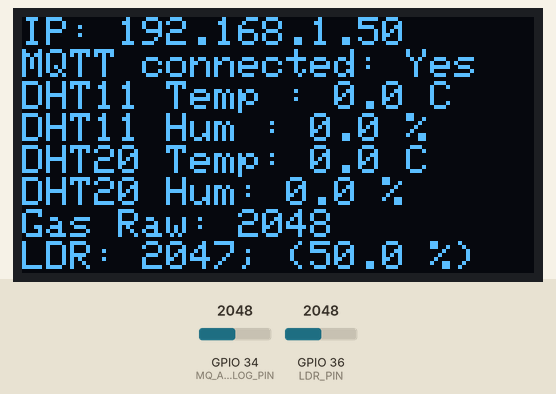
Recording of a program running on a simulated ESP32. Shown: 128×64 one-colour display. Inputs (shaded band) come from the test bench; at power-on: GPIO 34 (MQ_ANALOG_PIN) = 2048, GPIO 36 (LDR_PIN) = 2048. WiFi joins after 1.5 s; servers stay silent unless stated; no MQTT or app messages arrive unless stated; not simulated (calls return 0 or success): secrets.h; what the program prints to the serial monitor is not drawn.

Above: at 2.7 s.
2.8 s: GPIO 34 (MQ_ANALOG_PIN) set to 2866
At 4.0 s:
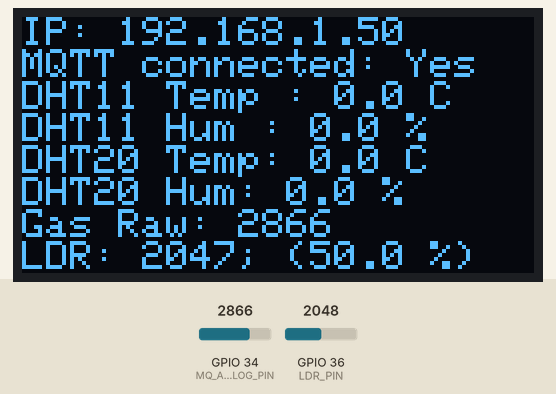
4.3 s: GPIO 36 (LDR_PIN) set to 2866
At 4.8 s:
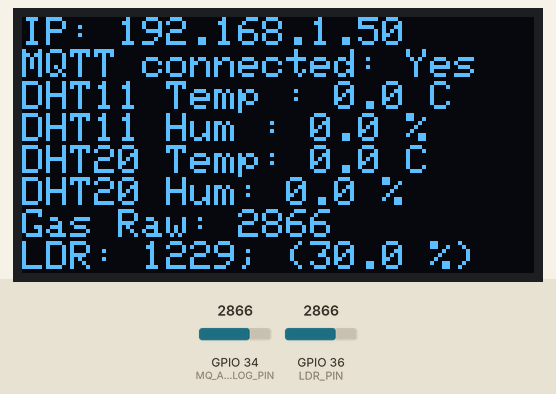
5.8 s: GPIO 34 (MQ_ANALOG_PIN) set to 3603
At 6.4 s:
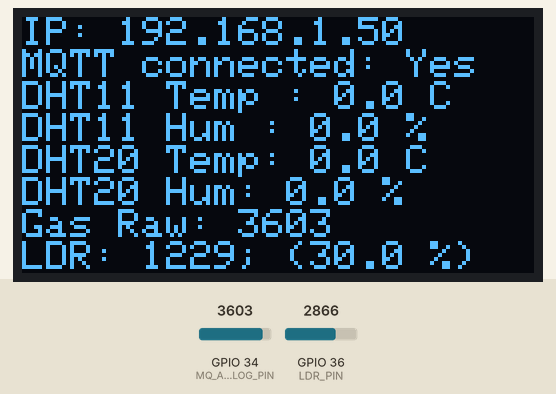
7.4 s: GPIO 36 (LDR_PIN) set to 3603
At 8.4 s:
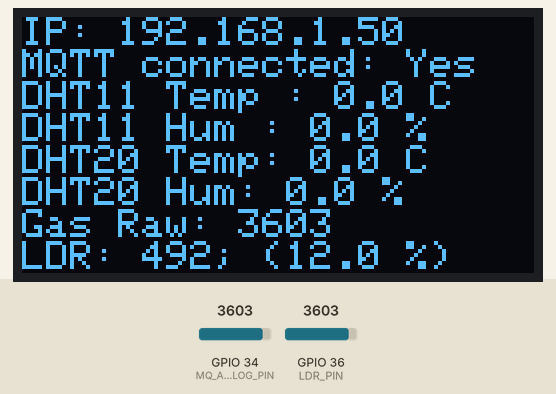
8.9 s: GPIO 34 (MQ_ANALOG_PIN) set to 4095
At 10.0 s:
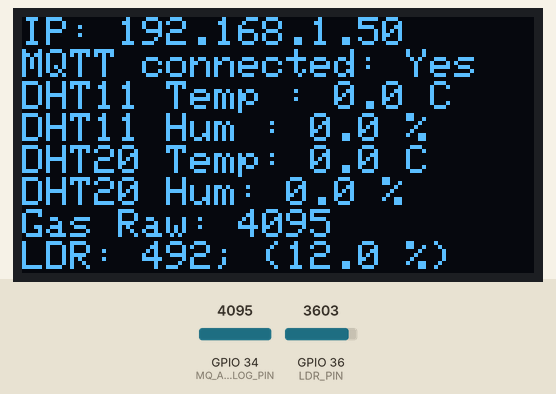
10.5 s: GPIO 36 (LDR_PIN) set to 4095
At 11.6 s:
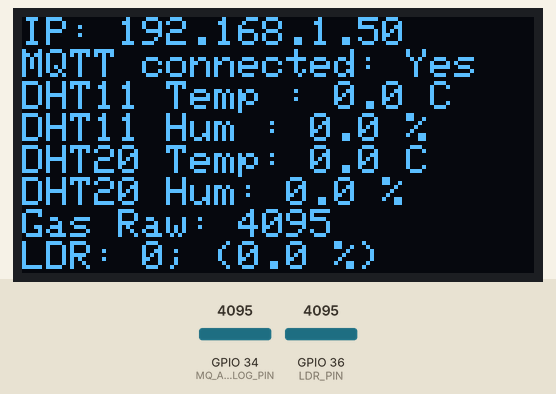
Timing chart, 0 to 13.1 s (numbered marks = the images above; inputs shaded):
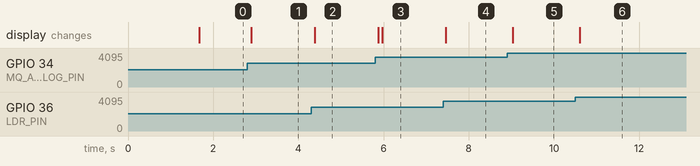

The program:

main.cpp
```cpp
#include <Arduino.h>
#include "display/oled_display.h"
#include <sensor/sensor.h>
#include <Wire.h>
#include "mqtt/mqtt.h"

short iteration_cycles = 0;
short mqtt_publish_cycles = 25;

void test() {
    // scan for i2c devices
    Serial.begin(115200);
    Wire.begin(21,22);

    Serial.println("Scan...");

    // trying all possible i2c addresses (1-127)
    for (byte addr=1; addr<127; addr++)
    {
        Wire.beginTransmission(addr);

        // if endTransmission returns 0, it means a device is present at that address
        if (Wire.endTransmission()==0)
        {
            Serial.print("Found: 0x");
            Serial.println(addr,HEX);
        }
    }
}

void setup() {
    // put your setup code here, to run once:
    // baudrate = how fast does esp send data
    Serial.begin(115200);
    Serial.println("OK");

    // initialize everything
    display_init();
    all_sensors_init();
    mqtt_init();
}

void loop() {
    // put your main code here, to run repeatedly:
    display_clear();

    //testing for debugging purposes
    //test();

    // size of display text
    char final_text[192] = "";

    // all sensor data
    SensorData sensor_data = get_sensor_data();


    // func call to generate text
    build_text(final_text, sizeof(final_text), sensor_data);

    // show the entire text on the display
    display_print_text(final_text);
    display_update();

    // keep the mqtt connection alive
    mqtt_loop();

    // publish sensor data to mqtt every ... cycles
    if (iteration_cycles == mqtt_publish_cycles)
    {
        mqtt_publish_sensor_data(sensor_data);
        iteration_cycles = 0;
    }

    iteration_cycles++;
}
```

oled_display.h
```cpp
#pragma once
#include <sensor/sensor.h>

void display_init();
void display_clear();
void display_update();

void display_print_text(const char* text);
void build_text(char* buffer, size_t buffer_size, SensorData sensor_data);
```

dht11.h
```cpp
#pragma once

void dht11_init();

float dht11_get_temperature();
float dht11_get_humidity();
```

dht20.h
```cpp
#pragma once

void dht20_init();

float dht20_get_temperature();
float dht20_get_humidity();
```

ldr.h
```cpp
#pragma once

void ldr_init();
int ldr_read();
```

mq_gas_sensor.h
```cpp
#pragma once

void mq_gas_sensor_init();

float mq_gas_sensor_get_raw();
```

sensor.h
```cpp
#pragma once

struct SensorData {

    float dht11_temperature;
    float dht11_humidity;

    float dht20_temperature;
    float dht20_humidity;

    float gas_raw;

    float light;
};

void all_sensors_init();

SensorData get_sensor_data();
```

oled_display.cpp
```cpp
#include <Arduino.h>
#include <Wire.h>
#include <Adafruit_GFX.h>
#include <Adafruit_SSD1306.h>
#include "display/oled_display.h"
#include <mqtt/mqtt.h>

/* Display configuration */
#define SCREEN_WIDTH 128 // pixels
#define SCREEN_HEIGHT 64 // pixels

/*
* Create display object using I2C (Wire) interface
* I2C allows to connect to multiple devices with only 2 wires.
* -1 means no reset pin is used
*/
Adafruit_SSD1306 display(SCREEN_WIDTH, SCREEN_HEIGHT, &Wire, -1);

void display_init() {
    Serial.begin(115200);
    Wire.begin(21,22);
    /**
    * Initialize the OLED display at I2C address 0x3C
    * SSD1306_SWITCHCAPVCC enables internal charge pump
    */
    if(!display.begin(SSD1306_SWITCHCAPVCC, 0x3C)) {
    // if fails -> halt system and print error
    Serial.println("Display failed");
    while(true);
    }

    display.setTextSize(1);
    display.setTextColor(WHITE);
}

void display_clear() {
    display.clearDisplay();
}

void display_update() {
    display.display();
}

void display_print_text(const char* text) {
    display.setCursor(0, 0);
    display.print(text);
}

void build_text(char* buffer, size_t buffer_size, SensorData sensor_data) {
    // save text in static buffer, without exceeding its size
    snprintf(buffer, buffer_size,
        "IP: %s\n"
        "MQTT connected: %s\n"
        "DHT11 Temp : %.1f C\n"
        "DHT11 Hum : %.1f %%\n"
        "DHT20 Temp: %.1f C\n"
        "DHT20 Hum: %.1f %%\n"
        "Gas Raw: %.0f\n"
        "LDR: %.0f; (%.1f %%)\n",
        wifi_get_ip().toString().c_str(),
        mqtt_is_connected() ? "Yes" : "No",
        sensor_data.dht11_temperature,
        sensor_data.dht11_humidity,
        sensor_data.dht20_temperature,
        sensor_data.dht20_humidity * 100, // scale to percentage
        sensor_data.gas_raw,
        sensor_data.light,
        (sensor_data.light / 4095.0) * 100.0
        );
}
```

mqtt.cpp
```cpp
#include <Arduino.h>
#include <WiFi.h>
#include <PubSubClient.h>

#include "mqtt/mqtt.h"
#include <secrets.h>


// Wi-Fi credentials
const char* WIFI_SSID = WIFI_SSID_SECRET;
const char* WIFI_PASSWORD = WIFI_PASSWORD_SECRET;


// IP address of the MQTT broker running on the Ubuntu server
const char* MQTT_BROKER = "192.168.168.2";

// Default MQTT port
const int MQTT_PORT = 1883;


// WiFiClient handles the network connection between the ESP32 and the server.
// PubSubClient uses that connection to communicate using MQTT.
WiFiClient espClient;
PubSubClient mqttClient(espClient);


void mqtt_init()
{
    // Start the Wi-Fi connection
    WiFi.begin(WIFI_SSID, WIFI_PASSWORD);

    Serial.print("Connecting to Wi-Fi");

    // Wait until the ESP32 has successfully connected to the network
    while (WiFi.status() != WL_CONNECTED)
    {
        delay(500);
        Serial.print(".");
    }

    Serial.println();
    Serial.println("Wi-Fi connected");

    // Print the IP address assigned to the ESP32
    Serial.print("ESP32 IP: ");
    Serial.println(WiFi.localIP());


    // Tell the MQTT client where the MQTT broker is located
    mqttClient.setServer(MQTT_BROKER, MQTT_PORT);

    Serial.println("Connecting to MQTT broker...");


    // Keep trying until the ESP32 successfully connects to the broker
    while (!mqttClient.connected())
    {
        // "ESP32-Sensor" is the MQTT client ID.
        // The broker uses this ID to identify this connection.
        if (mqttClient.connect("ESP32-Sensor"))
        {
            Serial.println("MQTT connected");
        }
        else
        {
            // Print the MQTT error code if the connection failed
            Serial.print("MQTT connection failed, state: ");
            Serial.println(mqttClient.state());

            // Wait before trying again
            delay(1000);
        }
    }
}

void mqtt_loop()
{
    // Process incoming and outgoing MQTT communication.
    // This needs to be called regularly from the main loop().
    mqttClient.loop();
}

bool mqtt_is_connected()
{
    return mqttClient.connected();
}

IPAddress wifi_get_ip()
{
    return WiFi.localIP();
}

void mqtt_publish_sensor_data(const SensorData& data)
{
    // Publish all sensor data
    char payload[256];

    snprintf(
        payload,
        sizeof(payload),
        "{"
        "\"dht11_temperature\":%.2f,"
        "\"dht11_humidity\":%.2f,"
        "\"dht20_temperature\":%.2f,"
        "\"dht20_humidity\":%.2f,"
        "\"gas_raw\":%.2f,"
        "\"light\":%.2f"
        "}",
        data.dht11_temperature,
        data.dht11_humidity,
        data.dht20_temperature,
        data.dht20_humidity * 100,  // Convert to percentage
        data.gas_raw,
        data.light
    );

    mqttClient.publish(
        "iot/test/sensors",
        payload
    );
}
```

mqtt.h
```cpp
#pragma once
#include <sensor/sensor.h>

void mqtt_init();
void mqtt_loop();

bool mqtt_is_connected();
IPAddress wifi_get_ip();

void mqtt_publish_sensor_data(const SensorData& data);
```

ldr.cpp
```cpp
#include <Arduino.h>
#include "sensor/ldr.h"

// gpix (input only)
#define LDR_PIN 36

void ldr_init() {
    // full usage of 3,3V range for better resolution
    analogSetPinAttenuation(LDR_PIN, ADC_11db);
}


int ldr_read() {
    int sum = 0;

    // take multiple readings and average them to reduce noise
    for(int i = 0; i < 4; i++) {
        sum += analogRead(LDR_PIN);
        delay(5);
    }

    // invert the result (higher light means lower resistance and thus lower voltage)
    // dependent on module
    return 4095 - (sum / 4);
}
```

mq_gas_sensor.cpp
```cpp
#include <Arduino.h>

#include "sensor/mq_gas_sensor.h"

#define MQ_ANALOG_PIN 34

void mq_gas_sensor_init()
{
    pinMode(MQ_ANALOG_PIN, INPUT);
}

/* gets the average raw value */
float mq_gas_sensor_get_raw()
{
    long sum = 0;

    for (int i = 0; i < 10; i++)
    {
        sum += analogRead(MQ_ANALOG_PIN);
        delay(4);
    }

    return sum / 10.0;
}
```

sensor.cpp
```cpp
#include <Arduino.h>
#include <DHT.h>
#include <sensor/sensor.h>
#include <sensor/dht11.h>
#include <sensor/dht20.h>
#include <sensor/mq_gas_sensor.h>
#include <sensor/ldr.h>


void all_sensors_init() {
    dht11_init();
    dht20_init();
    mq_gas_sensor_init();
    ldr_init();
}

SensorData get_sensor_data() {
    SensorData data{};
    data.dht11_temperature = dht11_get_temperature();
    data.dht11_humidity = dht11_get_humidity();
    data.dht20_temperature = dht20_get_temperature();
    data.dht20_humidity = dht20_get_humidity();
    data.gas_raw = mq_gas_sensor_get_raw();
    data.light = ldr_read();
    return data;
}
```

Measured:
- after the input at 2.8 s, the display: changes after 0.10 s (image 1)
- after the input at 4.3 s, the display: changes after 0.09 s (image 2)
- after the input at 5.8 s, the display: first changes after 0.08 s (image 3 shows a later state)
- after the input at 7.4 s, the display: changes after 0.05 s (image 4)
- after the input at 8.9 s, the display: changes after 0.13 s (image 5)
- after the input at 10.5 s, the display: changes after 0.11 s (image 6)
